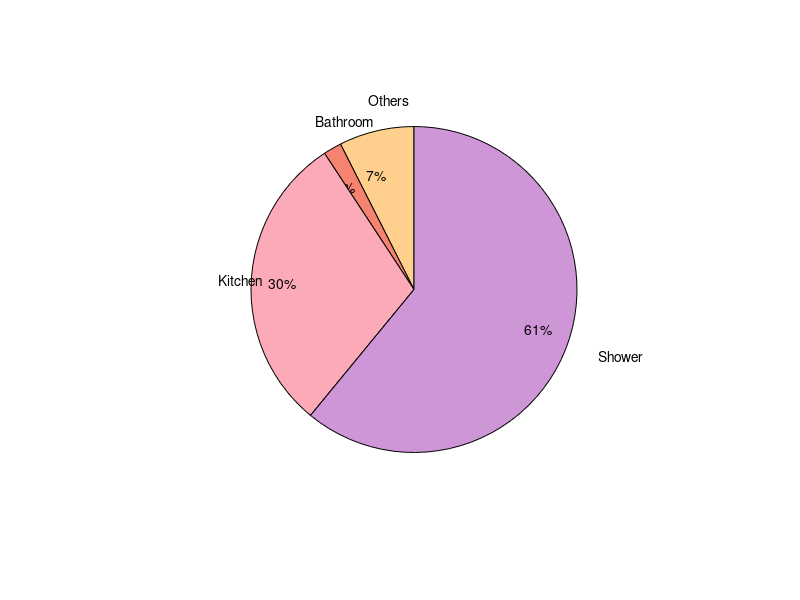

MATLAB code to generate this figure:
clear;
set(0,'DefaultFigureVisible','off')
%Start of the code
breakdown = csvread('dummyData.csv',1,1);
[m,n] = size(breakdown);
labels = {'Others','Bathroom','Kitchen','Shower'};
data = breakdown(:,n);
pie = pie(data);
colormap([0.996 0.813 0.551;     
          0.961 0.512 0.438;      
          0.992 0.668 0.723;     
          0.809 0.590 0.840]); 
T = pie(strcmpi(get(pie,'Type'),'text'));
P = cell2mat(get(T,'Position'));
set(T,{'Position'},num2cell(P*0.6,2));
text(P(:,1),P(:,2),labels(:));
set(gcf, 'color', 'none');
saveas(gcf,'images/breakdown.png')